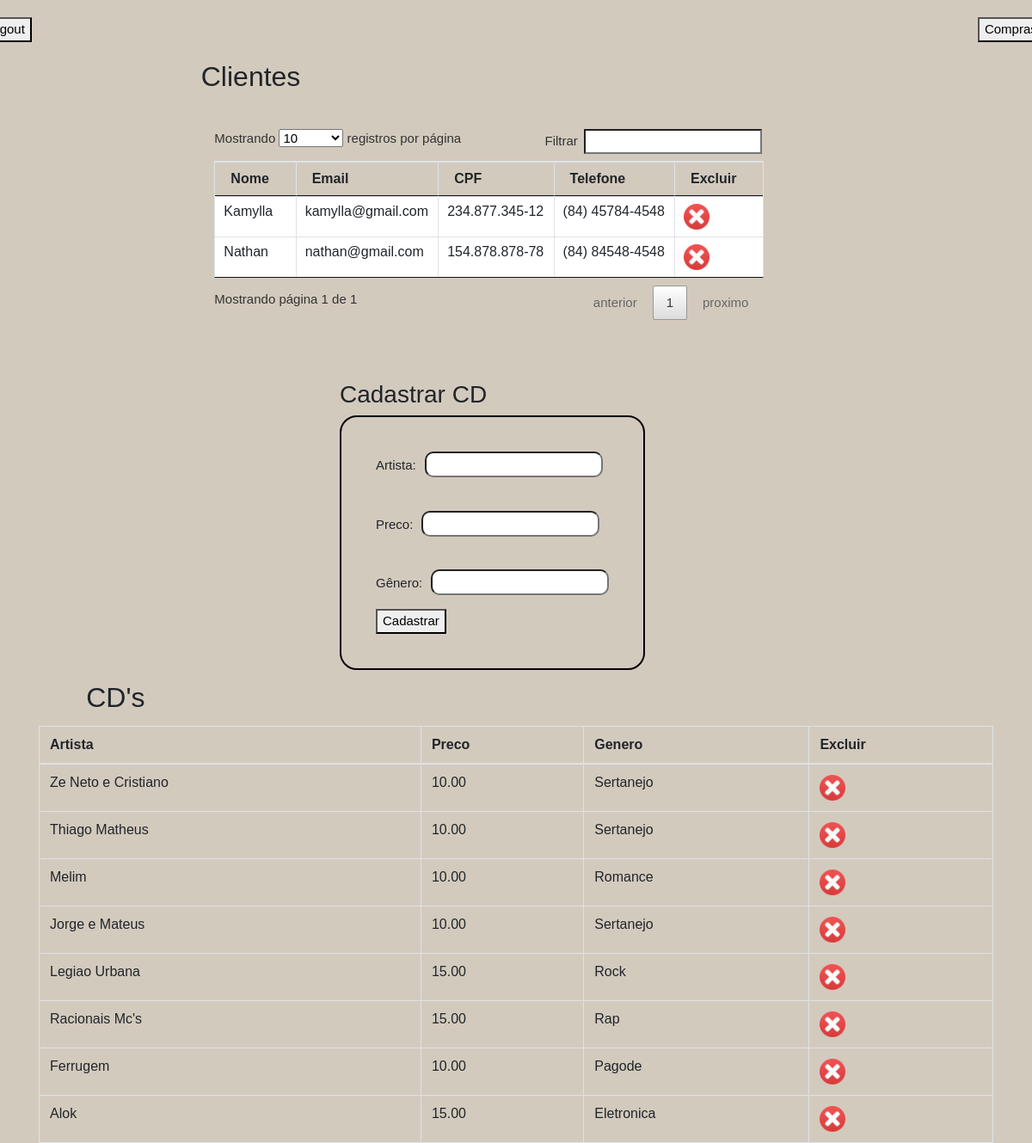
Before: /admin.php (signed in) with the older database file.
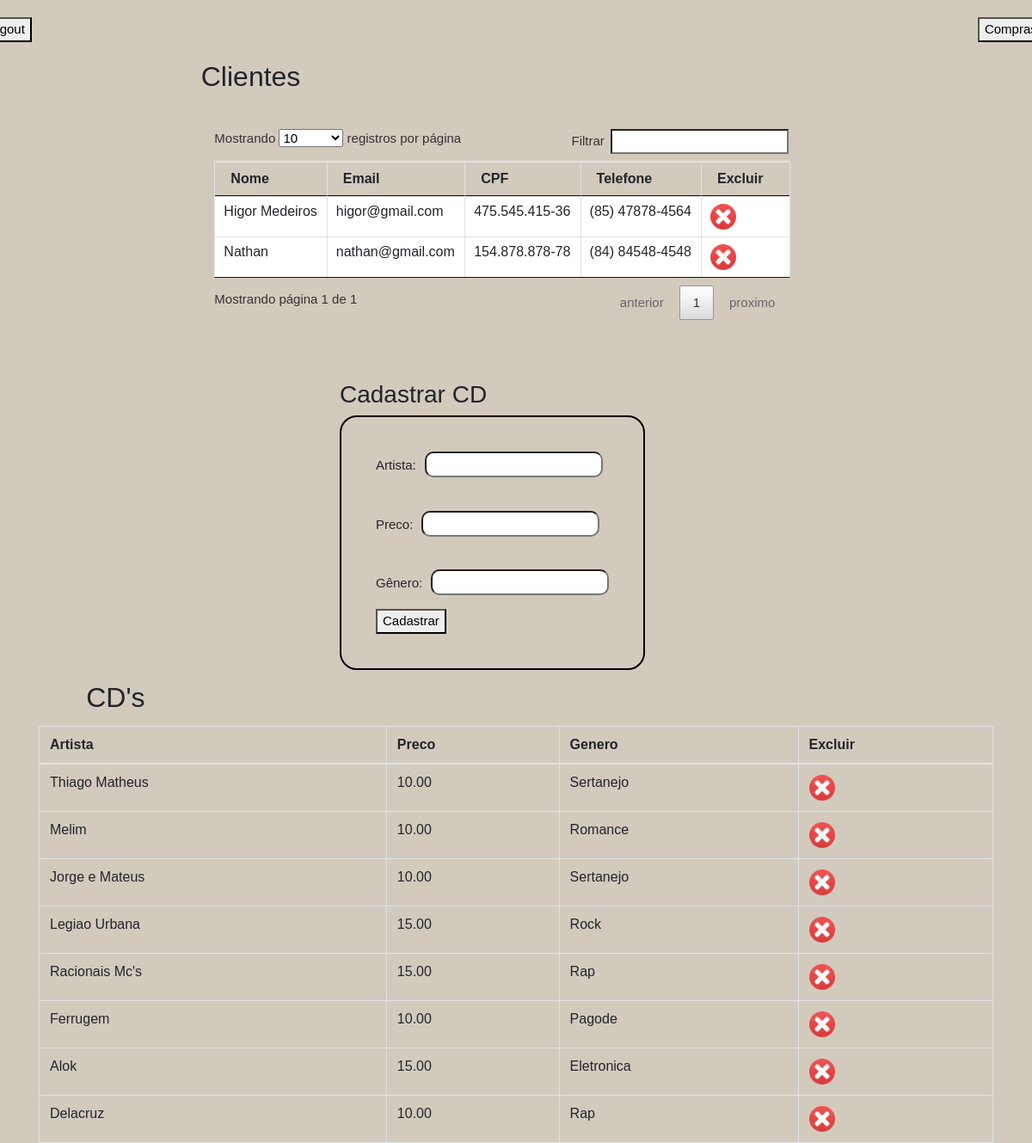
After: the same page with the newer database file.
### tables this page shows
CREATE TABLE IF NOT EXISTS `cliente` (
  `id` int(11) NOT NULL AUTO_INCREMENT,
  `nome` varchar(50) NOT NULL,
  `email` varchar(50) NOT NULL,
  `cpf` varchar(15) NOT NULL,
  `telefone` varchar(15) NOT NULL,
  `login` varchar(20) NOT NULL,
  `senha` varchar(32) NOT NULL,
  PRIMARY KEY (`id`)
);

CREATE TABLE IF NOT EXISTS `cd` (
  `id` int(11) NOT NULL AUTO_INCREMENT,
  `artista` varchar(20) NOT NULL,
  `preco` decimal(5,2) NOT NULL,
  `genero` varchar(20) DEFAULT NULL,
  PRIMARY KEY (`id`)
);

### admin.php (the view, shortened to what this page needs)
<?php
    require_once 'conexao.php';
?>
<!DOCTYPE html>
<html lang="en">
<head>
    <link rel="stylesheet" href="css/bootstrap.min.css">
    <link rel="stylesheet" href="css/datatable.css">
    <link rel="stylesheet" href="css/dataTables.bootstrap.min.css">
    <link rel="stylesheet" href="css/index.css">
</head>
<body>
    <div class="container">
        <a href="logout.php" style="color:black;text-decoration:none; position:relative;top:-50px; left:-70px;"><button>Logout</button></a>
        <a href="list_compras.php" style="color:black;text-decoration:none; position:relative;top:-50px; left:1030px;"><button>Compras</button></a>
        <h2 style="position:relative;left:50px;">Clientes</h2>
        <div class="tabv" style="position:relative;top:80px;left:-50px;margin-bottom:100px;">
            <table id="tabela" class="table table-bordered table-hover">
                <thead>
                    <tr class="th">
                        <th>Nome</th>
                        <th>Email</th>
                        <th>CPF</th>
                        <th>Telefone</th>
                        <th>Excluir</th>
                    </tr>
                </thead>
                <tbody>
                    <?php
                        $sql = "SELECT * FROM cliente";
                        $resultado = mysqli_query($conn, $sql);
                        while($row = mysqli_fetch_array($resultado)):
                    ?>
                    <tr>
                        <?php
                            $id = $row['id'];
                        ?>
                        <td><?php echo utf8_encode($row['nome'])?></td>
                        <td><?php echo utf8_encode($row['email'])?></td>
                        <td><?php echo $row['cpf']?></td>
                        <td><?php echo $row['telefone']?></td>
                        <td><a href="excluir-cliente.php?id=<?php echo $id?>" onclick="return confirm('Tem certeza?');"><img width="40px;" src="img/iconexcluir.png" class="iconop"></a></td>
                    </tr>
                    <?php
                        endwhile;
                    ?>
                </tbody>
            </table>
        </div>
        <div id="cd" style="position:relative;left:350px;top:50px;">
            <h3>Cadastrar CD</h3>
            <form class="" action="cad-cd-funcao.php" method="post" style="border:2px solid black;padding:40px;border-radius:20px;">
                <p>Artista:<input required type="text" name="artista" id="artista" style="height:30px;border-radius:10px;margin-left:10px;"></p><br>
                <p>Preco:<input required type="text" name="preco" id="preco" style="height:30px;border-radius:10px;margin-left:10px;"></p><br>
                <p>Gênero:<input required type="text" name="genero" id="genero" style="height:30px;border-radius:10px;margin-left:10px;"></p>
                <button type="submit" name="button">Cadastrar</button>
            </form>
        </div>
        <h2 style="position:relative;top:400px;left:-300px;">CD's</h2>
        <table id="tabela" class="table table-bordered table-hover" style="position:relative;top:100px;">
            <thead>
                <tr class="th">
                    <th>Artista</th>
                    <th>Preco</th>
                    <th>Genero</th>
                    <th>Excluir</th>
                </tr>
            </thead>
            <tbody>
                <?php
                    $sql2 = "SELECT * FROM cd";
                    $resultado2 = mysqli_query($conn, $sql2);
                    while($row2 = mysqli_fetch_array($resultado2)):
                ?>
                <tr>
                    <?php
                        $id = $row2['id'];
                    ?>
                    <td><?php echo utf8_encode($row2['artista'])?></td>
                    <td><?php echo utf8_encode($row2['preco'])?></td>
                    <td><?php echo $row2['genero']?></td>
                    <td><a href="excluir-cd.php?id=<?php echo $id?>" onclick="return confirm('Tem certeza?');"><img width="40px;" src="img/iconexcluir.png" class="iconop"></a></td>
                </tr>
                <?php
                    endwhile;
                ?>
            </tbody>
        </table>
    </div>
</body>
</html>

Changed rows visible on the page:
removed cliente: nome "Kamylla", email "kamylla@gmail.com", cpf "234.877.345-12", telefone "(84) 45784-4548"
removed cd: artista "Ze Neto e Cristiano", preco "10.00", genero "Sertanejo"
added cliente: nome "Higor Medeiros", email "higor@gmail.com", cpf "475.545.415-36", telefone "(85) 47878-4564"
added cd: artista "Delacruz", preco "10.00", genero "Rap"
